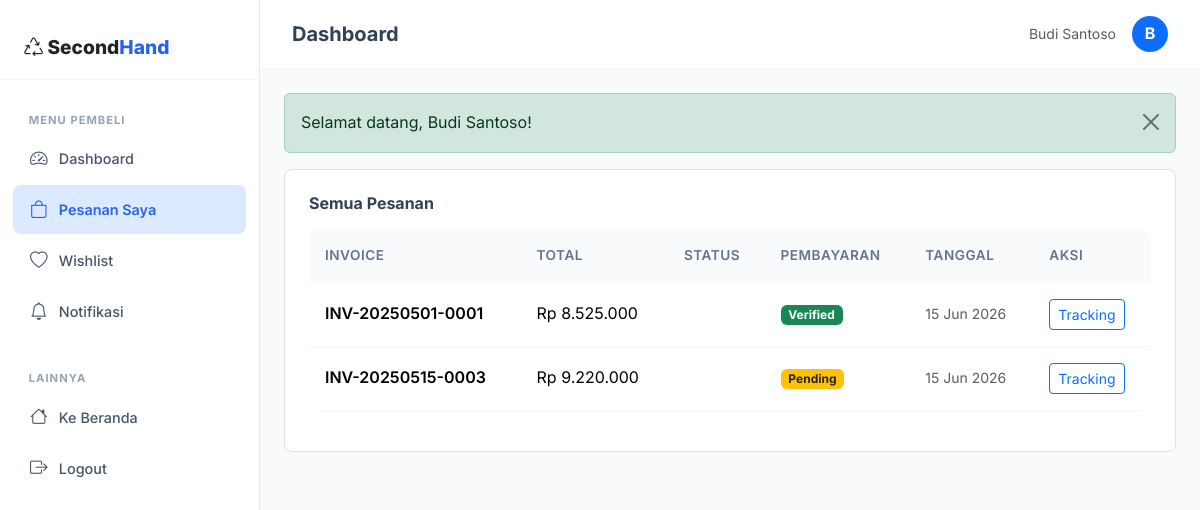
The page /index.php?page=buyer_orders (signed in) on the database its author committed.
### tables this page shows
CREATE TABLE `payments` (
  `id` INT(11) NOT NULL AUTO_INCREMENT,
  `order_id` INT(11) NOT NULL,
  `payment_method` ENUM('bank_transfer','ewallet','cod') NOT NULL DEFAULT 'bank_transfer',
  `bank_name` VARCHAR(50) DEFAULT NULL,
  `account_number` VARCHAR(50) DEFAULT NULL,
  `account_name` VARCHAR(100) DEFAULT NULL,
  `amount` DECIMAL(15,2) NOT NULL,
  `proof_image` VARCHAR(255) DEFAULT NULL,
  `status` ENUM('pending','verified','rejected') NOT NULL DEFAULT 'pending',
  `verified_at` TIMESTAMP NULL DEFAULT NULL,
  `created_at` TIMESTAMP DEFAULT CURRENT_TIMESTAMP,
  PRIMARY KEY (`id`),
  KEY `fk_payment_order` (`order_id`),
  CONSTRAINT `fk_payment_order` FOREIGN KEY (`order_id`) REFERENCES `orders`(`id`) ON DELETE CASCADE
);

CREATE TABLE `orders` (
  `id` INT(11) NOT NULL AUTO_INCREMENT,
  `invoice_number` VARCHAR(50) NOT NULL UNIQUE,
  `buyer_id` INT(11) NOT NULL,
  `total_amount` DECIMAL(15,2) NOT NULL,
  `shipping_cost` DECIMAL(15,2) NOT NULL DEFAULT 0,
  `shipping_address` TEXT NOT NULL,
  `shipping_method` VARCHAR(50) DEFAULT 'reguler',
  `status` ENUM('pending','confirmed','processing','shipped','delivered','completed','cancelled') NOT NULL DEFAULT 'pending',
  `tracking_number` VARCHAR(100) DEFAULT NULL,
  `notes` TEXT DEFAULT NULL,
  `created_at` TIMESTAMP DEFAULT CURRENT_TIMESTAMP,
  `updated_at` TIMESTAMP DEFAULT CURRENT_TIMESTAMP ON UPDATE CURRENT_TIMESTAMP,
  PRIMARY KEY (`id`),
  KEY `fk_order_buyer` (`buyer_id`),
  CONSTRAINT `fk_order_buyer` FOREIGN KEY (`buyer_id`) REFERENCES `users`(`id`) ON DELETE CASCADE
);

### src/config/helpers.php (called while the page is built, shortened)
<?php
function e($string) {
    return htmlspecialchars($string ?? '', ENT_QUOTES, 'UTF-8');
}
function formatRupiah($amount) {
    return 'Rp ' . number_format($amount, 0, ',', '.');
}

### src/views/buyer/orders.php (the view, shortened to what this page needs)
<?php
$db = getDB();
$userId = $_SESSION['user_id'];
$orders = $db->prepare("SELECT o.*, p.status as pay_status FROM orders o LEFT JOIN payments p ON o.id = p.order_id WHERE o.buyer_id = ? ORDER BY o.created_at DESC");
$orders->execute([$userId]);
$orderList = $orders->fetchAll();
?>
<div class="bg-white rounded-3 border p-4">
    <h6 class="fw-bold mb-3">Semua Pesanan</h6>
    <?php if (empty($orderList)): ?>
    <div class="empty-state"><i class="bi bi-bag-x"></i><h5>Belum Ada Pesanan</h5><p>Mulai belanja sekarang!</p></div>
    <?php else: ?>
    <div class="table-responsive">
        <table class="table table-custom">
            <thead><tr><th>Invoice</th><th>Total</th><th>Status</th><th>Pembayaran</th><th>Tanggal</th><th>Aksi</th></tr></thead>
            <tbody>
            <?php foreach ($orderList as $o): ?>
            <tr>
                <td class="fw-semibold"><?= e($o['invoice_number']) ?></td>
                <td><?= formatRupiah($o['total_amount'] + $o['shipping_cost']) ?></td>
                <td><?= orderStatusLabel($o['status']) ?></td>
                <td>
                    <?php if ($o['pay_status'] === 'verified'): ?>
                    <span class="badge bg-success">Verified</span>
                    <?php elseif ($o['status'] === 'pending'): ?>
                    <a href="<?= BASE_URL ?>/index.php?page=payment&order_id=<?= $o['id'] ?>" class="btn btn-warning btn-sm">Bayar</a>
                    <?php else: ?>
                    <span class="badge bg-warning text-dark">Pending</span>
                    <?php endif; ?>
                </td>
                <td class="small text-muted"><?= date('d M Y', strtotime($o['created_at'])) ?></td>
                <td>
                    <a href="<?= BASE_URL ?>/index.php?page=order_tracking&order_id=<?= $o['id'] ?>" class="btn btn-sm btn-outline-primary">Tracking</a>
                </td>
            </tr>
            <?php endforeach; ?>
            </tbody>
        </table>
    </div>
    <?php endif; ?>
</div>

### src/assets/css/style.css (style rules this page uses)
:root { --primary: #2563eb; --primary-dark: #1d4ed8; --primary-light: #dbeafe; --secondary: #1e293b; --accent: #0ea5e9; --success: #10b981; --warning: #f59e0b; --danger: #ef4444; --dark: #0f172a; --gray-900: #1e293b; --gray-800: #334155; --gray-700: #475569; --gray-600: #64748b; --gray-500: #94a3b8; --gray-400: #cbd5e1; --gray-300: #e2e8f0; --gray-200: #f1f5f9; --gray-100: #f8fafc; --white: #ffffff; --shadow-sm: 0 1px 2px rgba(0, 0, 0, 0.05); --shadow: 0 1px 3px rgba(0, 0, 0, 0.1), 0 1px 2px rgba(0, 0, 0, 0.06); --shadow-md: 0 4px 6px -1px rgba(0, 0, 0, 0.1), 0 2px 4px -1px rgba(0, 0, 0, 0.06); --shadow-lg: 0 10px 15px -3px rgba(0, 0, 0, 0.1), 0 4px 6px -2px rgba(0, 0, 0, 0.05); --shadow-xl: 0 20px 25px -5px rgba(0, 0, 0, 0.1), 0 10px 10px -5px rgba(0, 0, 0, 0.04); --radius: 12px; --radius-sm: 8px; --radius-lg: 16px; --transition: all 0.3s cubic-bezier(0.4, 0, 0.2, 1); }
*, *::before, *::after { box-sizing: border-box; }
body { font-family: 'Inter', sans-serif; background-color: var(--gray-100); color: var(--gray-800); line-height: 1.6; -webkit-font-smoothing: antialiased; }
a { text-decoration: none; color: var(--primary); transition: var(--transition); }
.table-custom { border-radius: var(--radius); overflow: hidden; }
.table-custom thead th { background: var(--gray-100); font-weight: 600; font-size: 0.85rem; text-transform: uppercase; letter-spacing: 0.5px; color: var(--gray-600); border: none; padding: 1rem; }
.table-custom tbody td { padding: 1rem; vertical-align: middle; border-color: var(--gray-200); }

### rows shown on the page
payments: order.invoice_number "INV-20250501-0001", formatRupiah($o['total_amount'] + $o['shipping_cost']) "Rp 8.525.000", status "Verified", order.created_at "15 Jun 2026"
payments: order.invoice_number "INV-20250515-0003", formatRupiah($o['total_amount'] + $o['shipping_cost']) "Rp 9.220.000", status "Pending", order.created_at "15 Jun 2026"

### other values the page prints
$dashboardTitle "Dashboard"
$_SESSION['name'] "Budi Santoso"
substr($_SESSION['name'] ?? 'U', 0, 1) "B"
$flash['message'] "Selamat datang, Budi Santoso!"
